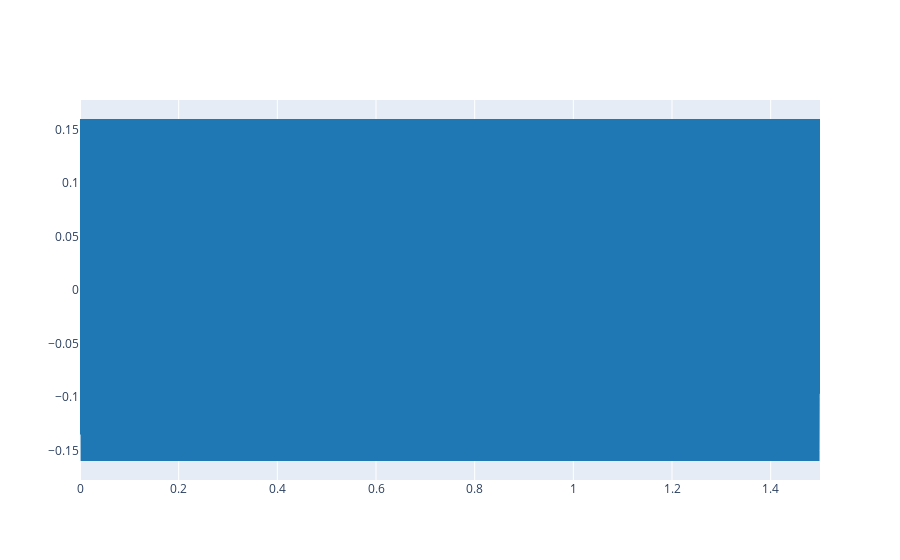

Here is the notebook cell this chart was saved with:
### Markdown cell above
2.1. Define a complex exponential with the same parameters that those from Lab 1 (Ex 3.1) and plot the real part.

### Code cell
# Write the code here

A = 0.16
f0 = 277.18
T = 1/f0
phi = 0
fs = 44100
t = np.arange(0.5, 2, 1/fs)
x1 = A*np.cos(2*np.pi*f0*t + phi)

plot_signals([np.real(x1)], fs, name=['real part'])

### Figure 1 — Plotly figure (JSON) as saved in the notebook; plotly's stock layout.template omitted (floating-point values rounded to 4 significant figures; data arrays with more than 128 entries replaced by an {"elided": "..."} marker saying what was removed)
{"data": [{"line": {"color": "#1f77b4", "shape": "linear"}, "mode": "lines", "name": "real part", "type": "scatter", "x": {"elided": "66150 float values"}, "y": {"elided": "66150 float values"}}], "layout": {}}
